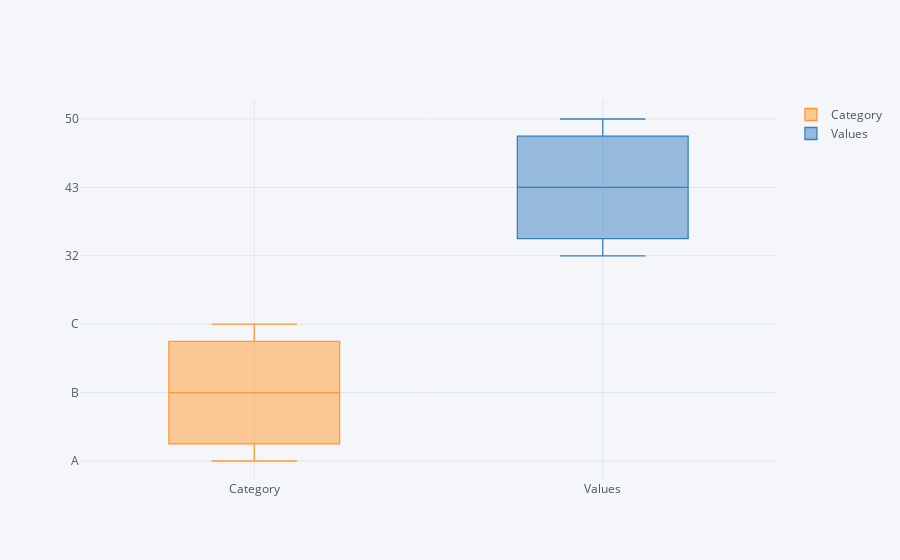

Notebook code for this chart:
### Code cell
df2.iplot(kind='box')

### Figure 1 — Plotly figure (JSON) as saved in the notebook; plotly's stock layout.template omitted (floating-point values rounded to 4 significant figures)
{"data": [{"boxpoints": false, "line": {"width": 1.3}, "marker": {"color": "rgba(255, 153, 51, 1.0)"}, "name": "Category", "orientation": "v", "type": "box", "y": ["A", "B", "C"]}, {"boxpoints": false, "line": {"width": 1.3}, "marker": {"color": "rgba(55, 128, 191, 1.0)"}, "name": "Values", "orientation": "v", "type": "box", "y": [32, 43, 50]}], "layout": {"legend": {"bgcolor": "#F5F6F9", "font": {"color": "#4D5663"}}, "paper_bgcolor": "#F5F6F9", "plot_bgcolor": "#F5F6F9", "title": {"font": {"color": "#4D5663"}}, "xaxis": {"gridcolor": "#E1E5ED", "showgrid": true, "tickfont": {"color": "#4D5663"}, "title": {"font": {"color": "#4D5663"}, "text": ""}, "zerolinecolor": "#E1E5ED"}, "yaxis": {"gridcolor": "#E1E5ED", "showgrid": true, "tickfont": {"color": "#4D5663"}, "title": {"font": {"color": "#4D5663"}, "text": ""}, "zerolinecolor": "#E1E5ED"}}}
